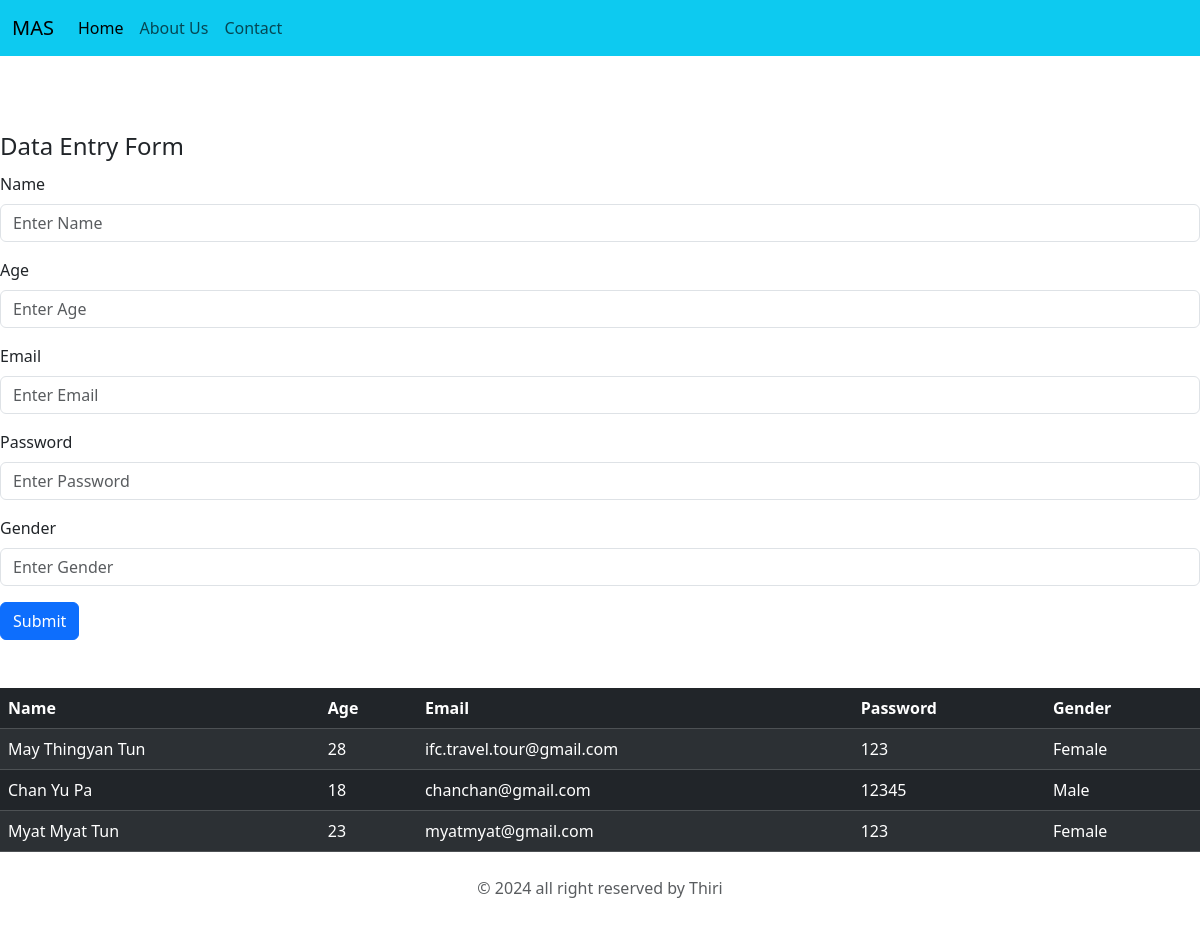
The app's page /mas/home/ with its own data.
### mas_app/models.py (models this page shows)
class Mytable(models.Model):
    name = models.CharField(max_length=255)
    age = models.IntegerField()
    email = models.CharField(max_length=255)
    password = models.CharField(max_length=255)
    gender = models.CharField(max_length=255)

### mas_app/views.py (the view)
# urls.py: 2. Add a URL to urlpatterns:  path('', views.home, name='home')
def home(requests):
    myat_chan_data = Mytable.objects.raw("select * from mas_app_mytable")
    return render(requests, 'home.html',{"data":myat_chan_data})

### mas_app/templates/home.html (shortened to what this page needs)
<!DOCTYPE html>
<html lang="en">
<head>
    <link href="https://cdn.jsdelivr.net/npm/bootstrap@5.3.3/dist/css/bootstrap.min.css" rel="stylesheet">
</head>
<body>
    <nav class="navbar navbar-expand-lg bg-info">
        <div class="container-fluid">
          <a class="navbar-brand" href="#">MAS</a>
          <div class="collapse navbar-collapse" id="navbarNavAltMarkup">
            <div class="navbar-nav">
              <a class="nav-link active" aria-current="page" href="{% url 'home' %}">Home</a>
              <a class="nav-link" href="{% url 'about' %}">About Us</a>
              <a class="nav-link" href="{% url 'contact' %}">Contact</a>
            </div>
          </div>
        </div>
      </nav>
<br><br><br>
<form action="{% url 'create' %}" method="post">
  <fieldset>
    <legend>Data Entry Form</legend>
    <div class="mb-3">
      <label for="name" class="form-label">Name</label>
      <input type="text" id="name" name="name" class="form-control" placeholder="Enter Name">
    </div>
    <div class="mb-3">
      <label for="age" class="form-label">Age</label>
      <input type="text" id="age" name="age" class="form-control" placeholder="Enter Age">
    </div>
    <div class="mb-3">
      <label for="email" class="form-label">Email</label>
      <input type="text" id="email" name="email" class="form-control" placeholder="Enter Email">
    </div>
    <div class="mb-3">
      <label for="password" class="form-label">Password</label>
      <input type="text" id="password" name="password" class="form-control" placeholder="Enter Password">
    </div>
    <div class="mb-3">
      <label for="gender" class="form-label">Gender</label>
      <input type="text" id="gender" name="gender" class="form-control" placeholder="Enter Gender">
    </div>
    <button type="submit" class="btn btn-primary">Submit</button>
  </fieldset>
</form>
<br><br>
<table class="table table-dark table-striped">
  <thead>
    <tr>
      <th scope="col">Name</th>
      <th scope="col">Age</th>
      <th scope="col">Email</th>
      <th scope="col">Password</th>
      <th scope="col">Gender</th>
    </tr>
  </thead>
  <tbody>
  {% for i in data %}
    <tr>
      <td> {{ i.name }} </td>
      <td> {{ i.age }} </td>
      <td> {{ i.email }} </td>
      <td> {{ i.password }} </td>
      <td> {{ i.gender }} </td>
    </tr>
  {% endfor %}
  </tbody>
</table>
    <footer class="py-2 my-3 ">
      <p class="text-center text-body-secondary">© 2024 all right reserved by Thiri</p>
    </footer>
</body>
</html>

### records on screen
Mytable: name "May Thingyan Tun", age "28", email "ifc.travel.tour@gmail.com", password "123", gender "Female"
Mytable: name "Chan Yu Pa", age "18", email "chanchan@gmail.com", password "12345", gender "Male"
Mytable: name "Myat Myat Tun", age "23", email "myatmyat@gmail.com", password "123", gender "Female"
